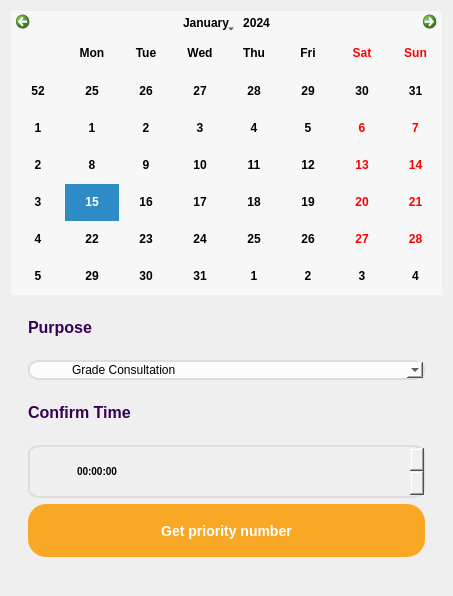
<?xml version="1.0" encoding="UTF-8"?>
<ui version="4.0">
 <class>Dialog</class>
 <widget class="QDialog" name="Dialog">
  <property name="geometry">
   <rect>
    <x>0</x>
    <y>0</y>
    <width>453</width>
    <height>596</height>
   </rect>
  </property>
  <property name="sizePolicy">
   <sizepolicy hsizetype="Minimum" vsizetype="Preferred">
    <horstretch>0</horstretch>
    <verstretch>0</verstretch>
   </sizepolicy>
  </property>
  <property name="windowTitle">
   <string>Dialog</string>
  </property>
  <property name="styleSheet">
   <string notr="true">QLineEdit {

border:2px solid rgb(221, 221, 221);
	background-color: rgb(252, 252, 252);
border-radius: bold 10px;
	color: rgb(0, 0, 0);
padding-left:45px;
}

QLineEdit:hover {
border: 1px solid rgb(85, 85, 127);
}

QPushButton {
 
	color: rgb(255, 255, 255);
	
	background-color: rgb(249, 168, 38);
border: 0px solid;
border-radius : 18px;
font: bold 14px;
}

QPushButton:hover {
	
	background-color: rgb(151, 9, 206);
	
	color: rgb(255, 255, 255);
}</string>
  </property>
  <layout class="QVBoxLayout" name="verticalLayout_6">
   <item>
    <layout class="QVBoxLayout" name="verticalLayout">
     <item>
      <widget class="QCalendarWidget" name="calendarWidget">
       <property name="font">
        <font>
         <weight>75</weight>
         <bold>true</bold>
        </font>
       </property>
       <property name="styleSheet">
        <string notr="true">background-color: rgb(247, 247, 247);
color: black;</string>
       </property>
      </widget>
     </item>
    </layout>
   </item>
   <item>
    <layout class="QVBoxLayout" name="verticalLayout_3" stretch="0,9,0,0,0">
     <property name="spacing">
      <number>6</number>
     </property>
     <property name="leftMargin">
      <number>17</number>
     </property>
     <property name="rightMargin">
      <number>17</number>
     </property>
     <property name="bottomMargin">
      <number>28</number>
     </property>
     <item>
      <widget class="QLabel" name="label_3">
       <property name="font">
        <font>
         <family>Nirmala UI</family>
         <pointsize>12</pointsize>
         <weight>75</weight>
         <bold>true</bold>
        </font>
       </property>
       <property name="styleSheet">
        <string notr="true">background-color: rgba(0,0,0,0%);
color: rgb(56, 0, 84);</string>
       </property>
       <property name="text">
        <string>Purpose</string>
       </property>
      </widget>
     </item>
     <item>
      <widget class="QComboBox" name="comboBox">
       <property name="styleSheet">
        <string notr="true">QComboBox {
border:2px solid rgb(221, 221, 221);
	background-color: rgb(252, 252, 252);
border-radius: bold 8px;
padding-left:40px;
color:black;

}
</string>
       </property>
       <property name="editable">
        <bool>true</bool>
       </property>
       <item>
        <property name="text">
         <string>Grade Consultation</string>
        </property>
       </item>
       <item>
        <property name="text">
         <string>Grade</string>
        </property>
       </item>
       <item>
        <property name="text">
         <string>Clearance</string>
        </property>
       </item>
       <item>
        <property name="text">
         <string>Borrow keys</string>
        </property>
       </item>
       <item>
        <property name="text">
         <string>Other matter</string>
        </property>
       </item>
       <item>
        <property name="text">
         <string/>
        </property>
       </item>
      </widget>
     </item>
     <item>
      <widget class="QLabel" name="label_2">
       <property name="font">
        <font>
         <family>Nirmala UI</family>
         <pointsize>12</pointsize>
         <weight>75</weight>
         <bold>true</bold>
        </font>
       </property>
       <property name="styleSheet">
        <string notr="true">background-color: rgba(0,0,0,0%);
color: rgb(56, 0, 84);</string>
       </property>
       <property name="text">
        <string>Confirm Time</string>
       </property>
      </widget>
     </item>
     <item>
      <widget class="QTimeEdit" name="timeEdit">
       <property name="sizePolicy">
        <sizepolicy hsizetype="Minimum" vsizetype="Preferred">
         <horstretch>0</horstretch>
         <verstretch>0</verstretch>
        </sizepolicy>
       </property>
       <property name="styleSheet">
        <string notr="true">QTimeEdit {
 
color:black;
	background-color: rgb(240, 240, 240);

font: bold 10px;
padding-left: 45px;
border:2px solid rgb(221, 221, 221);
border-radius: bold 8px;
}

QTimeEdit:hover {
	
	background-color: rgb(151, 9, 206);
	
	color: rgb(255, 255, 255);
}</string>
       </property>
      </widget>
     </item>
     <item>
      <widget class="QPushButton" name="prioritynum_buttn">
       <property name="enabled">
        <bool>true</bool>
       </property>
       <property name="sizePolicy">
        <sizepolicy hsizetype="Minimum" vsizetype="Preferred">
         <horstretch>0</horstretch>
         <verstretch>0</verstretch>
        </sizepolicy>
       </property>
       <property name="maximumSize">
        <size>
         <width>16777207</width>
         <height>16777215</height>
        </size>
       </property>
       <property name="font">
        <font>
         <pointsize>-1</pointsize>
         <weight>75</weight>
         <italic>false</italic>
         <bold>true</bold>
        </font>
       </property>
       <property name="styleSheet">
        <string notr="true">QPushButton {
 
	color: rgb(255, 255, 255);
	
	background-color: rgb(249, 168, 38);
border: 0px solid;
border-radius : 18px;
font: bold 14px;
}

QPushButton:hover {
	
	background-color: rgb(151, 9, 206);
	
	color: rgb(255, 255, 255);
}</string>
       </property>
       <property name="text">
        <string>Get priority number</string>
       </property>
      </widget>
     </item>
    </layout>
   </item>
  </layout>
 </widget>
 <resources/>
 <connections/>
</ui>
